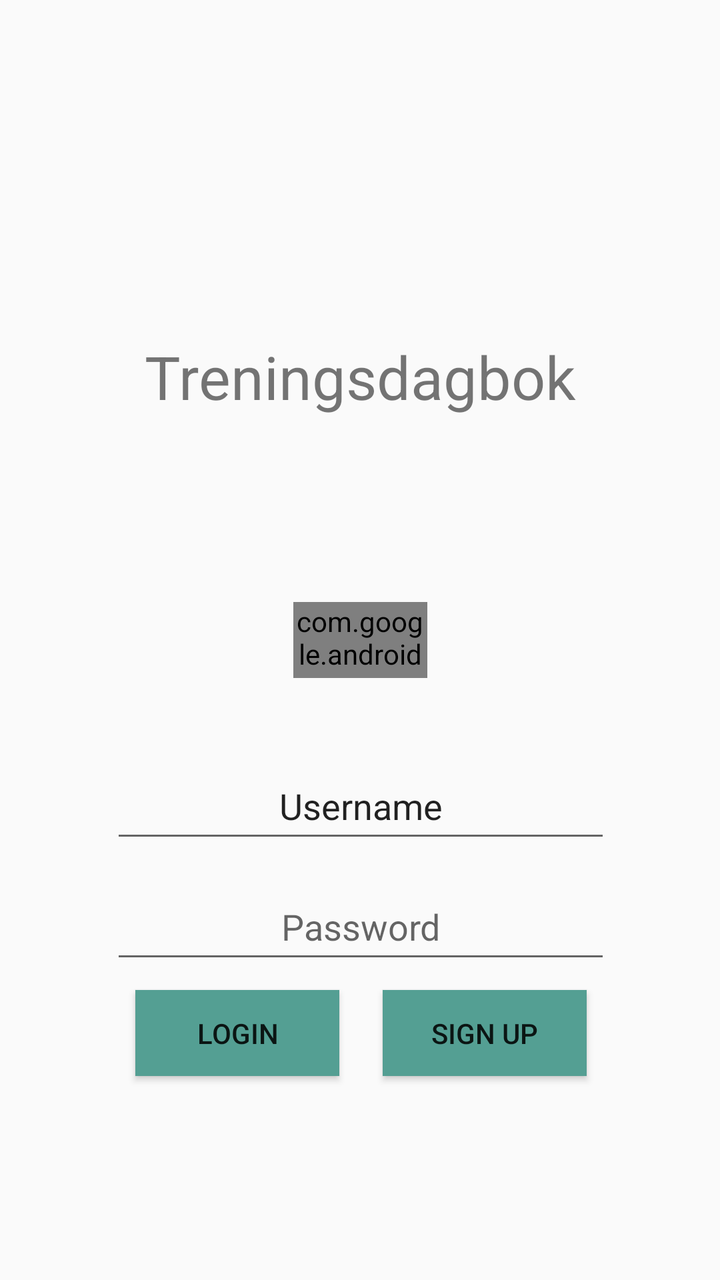
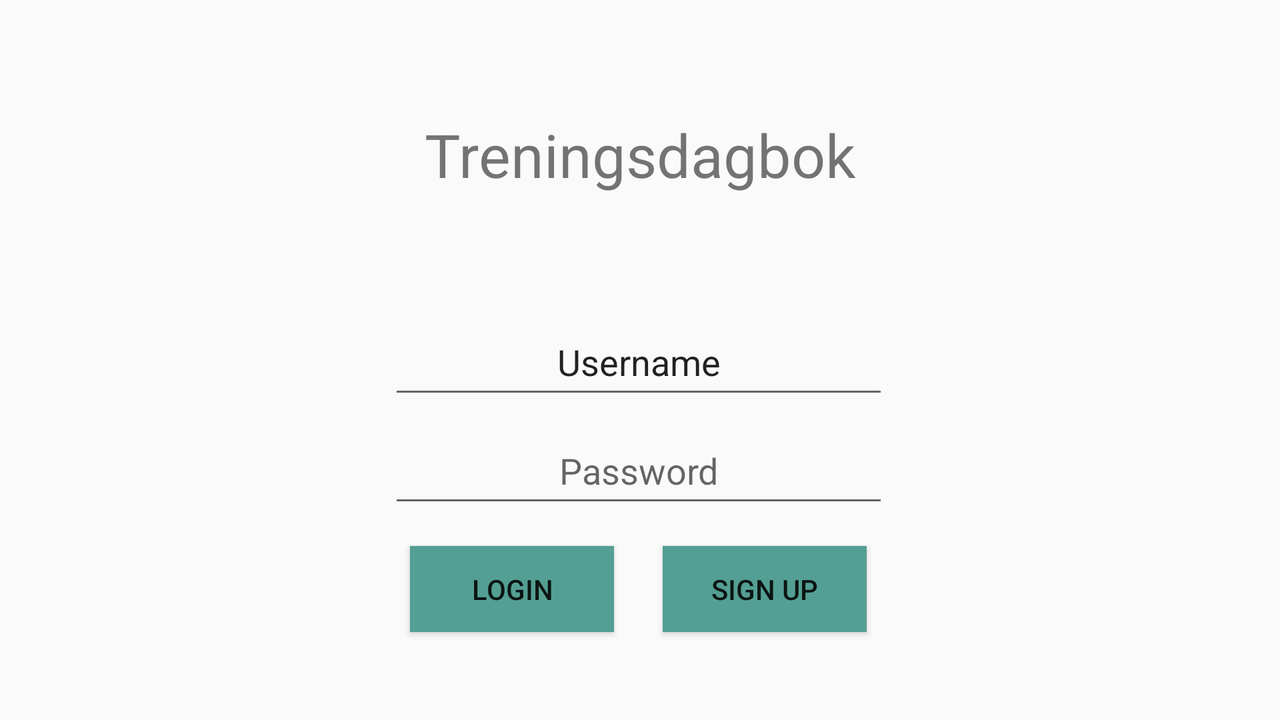

An Android layout and its configuration variant, each rendered on a device that would load it. The default file and the variant file are quoted in full after the pictures.
<!-- AndroidManifest.xml: application theme AppTheme -->
<!-- res/layout/fragment_login.xml -->
<?xml version="1.0" encoding="utf-8"?>
<androidx.constraintlayout.widget.ConstraintLayout xmlns:android="http://schemas.android.com/apk/res/android"
    xmlns:app="http://schemas.android.com/apk/res-auto"
    xmlns:tools="http://schemas.android.com/tools"
    android:layout_width="match_parent"
    android:layout_height="match_parent"
    android:background="@drawable/wallpaper"
    tools:context=".MainActivity">

    <TextView
        android:id="@+id/appName"
        android:layout_width="wrap_content"
        android:layout_height="wrap_content"
        android:text="@string/app_name"
        android:textSize="30sp"
        app:layout_constraintBottom_toTopOf="@+id/Username"
        app:layout_constraintEnd_toEndOf="parent"
        app:layout_constraintStart_toStartOf="parent"
        app:layout_constraintTop_toTopOf="parent" />

    <com.google.android.gms.common.internal.SignInButtonImpl
        android:id="@+id/google_button"
        android:layout_width="67dp"
        android:layout_height="38dp"
        app:layout_constraintBottom_toBottomOf="parent"
        app:layout_constraintEnd_toEndOf="parent"
        app:layout_constraintStart_toStartOf="parent"
        app:layout_constraintTop_toTopOf="parent" />

    <EditText
        android:id="@+id/Password"
        android:layout_width="250dp"
        android:layout_height="50dp"
        android:ems="9"
        android:hint="@string/password"
        android:inputType="textPassword"
        android:textAlignment="center"
        app:layout_constraintBottom_toBottomOf="parent"
        app:layout_constraintEnd_toEndOf="parent"
        app:layout_constraintHorizontal_bias="0.503"
        app:layout_constraintStart_toStartOf="parent"
        app:layout_constraintTop_toTopOf="parent"
        app:layout_constraintVertical_bias="0.74" />

    <AutoCompleteTextView
        android:id="@+id/Username"
        android:layout_width="250dp"
        android:layout_height="50dp"
        android:completionHint="Username"
        android:dropDownWidth="wrap_content"
        android:shadowColor="#FFFFFF"
        android:text="@string/username"
        android:textAlignment="center"
        app:layout_constraintBottom_toBottomOf="parent"
        app:layout_constraintEnd_toEndOf="parent"
        app:layout_constraintHorizontal_bias="0.503"
        app:layout_constraintStart_toStartOf="parent"
        app:layout_constraintTop_toTopOf="parent"
        app:layout_constraintVertical_bias="0.638" />

    <Button
        android:id="@+id/btnSignup"
        android:layout_width="102dp"
        android:layout_height="43dp"
        android:background="#549F93"
        android:shadowColor="#FFFFFF"
        android:text="@string/sign_up"
        app:layout_constraintBottom_toBottomOf="parent"
        app:layout_constraintEnd_toEndOf="parent"
        app:layout_constraintHorizontal_bias="0.741"
        app:layout_constraintStart_toStartOf="parent"
        app:layout_constraintTop_toTopOf="parent"
        app:layout_constraintVertical_bias="0.829" />

    <Button
        android:id="@+id/btnLogIn"
        android:layout_width="102dp"
        android:layout_height="43dp"
        android:background="#549F93"
        android:shadowColor="#FFFFFF"
        android:text="@string/log_in"
        app:layout_constraintBottom_toBottomOf="parent"
        app:layout_constraintEnd_toEndOf="parent"
        app:layout_constraintHorizontal_bias="0.262"
        app:layout_constraintStart_toStartOf="parent"
        app:layout_constraintTop_toTopOf="parent"
        app:layout_constraintVertical_bias="0.829" />


</androidx.constraintlayout.widget.ConstraintLayout>
<!-- resources referenced by this layout -->
<resources>
  <string name="app_name">Treningsdagbok</string>
  <string name="log_in">Login</string>
  <string name="password">Password</string>
  <string name="sign_up">Sign Up</string>
  <string name="username">Username</string>
  <!-- from res/values-v21/ -->
  <style name="AppTheme" parent="Theme.AppCompat.Light.NoActionBar">
          <item name="android:statusBarColor">@color/colorPrimaryDark</item>
      </style>
  <color name="colorPrimaryDark">#303F9F</color>
</resources>
<!-- res/layout-land/fragment_login.xml (the repository's variant of the layout above) -->
<!-- drawn on the phone turned sideways -->
<?xml version="1.0" encoding="utf-8"?>
<androidx.constraintlayout.widget.ConstraintLayout xmlns:android="http://schemas.android.com/apk/res/android"
    xmlns:app="http://schemas.android.com/apk/res-auto"
    xmlns:tools="http://schemas.android.com/tools"
    android:layout_width="match_parent"
    android:layout_height="match_parent"
    android:background="@drawable/wallpaper"
    tools:context=".MainActivity">

    <TextView
        android:id="@+id/appName"
        android:layout_width="wrap_content"
        android:layout_height="wrap_content"
        android:text="@string/app_name"
        android:textSize="30sp"
        app:layout_constraintBottom_toTopOf="@+id/Username"
        app:layout_constraintEnd_toEndOf="parent"
        app:layout_constraintStart_toStartOf="parent"
        app:layout_constraintTop_toTopOf="parent" />

    <EditText
        android:id="@+id/Password"
        android:layout_width="250dp"
        android:layout_height="50dp"
        android:ems="9"
        android:hint="@string/password"
        android:inputType="textPassword"
        android:textAlignment="center"
        app:layout_constraintBottom_toBottomOf="parent"
        app:layout_constraintEnd_toEndOf="parent"
        app:layout_constraintHorizontal_bias="0.498"
        app:layout_constraintStart_toStartOf="parent"
        app:layout_constraintTop_toTopOf="parent"
        app:layout_constraintVertical_bias="0.673" />

    <AutoCompleteTextView
        android:id="@+id/Username"
        android:layout_width="250dp"
        android:layout_height="50dp"
        android:completionHint="Username"
        android:dropDownWidth="wrap_content"
        android:shadowColor="#FFFFFF"
        android:text="@string/username"
        android:textAlignment="center"
        app:layout_constraintBottom_toBottomOf="parent"
        app:layout_constraintEnd_toEndOf="parent"
        app:layout_constraintHorizontal_bias="0.498"
        app:layout_constraintStart_toStartOf="parent"
        app:layout_constraintTop_toTopOf="parent"
        app:layout_constraintVertical_bias="0.498" />

    <Button
        android:id="@+id/btnSignup"
        android:layout_width="102dp"
        android:layout_height="43dp"
        android:background="#549F93"
        android:shadowColor="#FFFFFF"
        android:text="@string/sign_up"
        app:layout_constraintBottom_toBottomOf="parent"
        app:layout_constraintEnd_toEndOf="parent"
        app:layout_constraintHorizontal_bias="0.616"
        app:layout_constraintStart_toStartOf="parent"
        app:layout_constraintTop_toTopOf="parent"
        app:layout_constraintVertical_bias="0.861" />

    <Button
        android:id="@+id/btnLogIn"
        android:layout_width="102dp"
        android:layout_height="43dp"
        android:background="#549F93"
        android:shadowColor="#FFFFFF"
        android:text="@string/log_in"
        app:layout_constraintBottom_toBottomOf="parent"
        app:layout_constraintEnd_toEndOf="parent"
        app:layout_constraintHorizontal_bias="0.381"
        app:layout_constraintStart_toStartOf="parent"
        app:layout_constraintTop_toTopOf="parent"
        app:layout_constraintVertical_bias="0.861" />


</androidx.constraintlayout.widget.ConstraintLayout>
